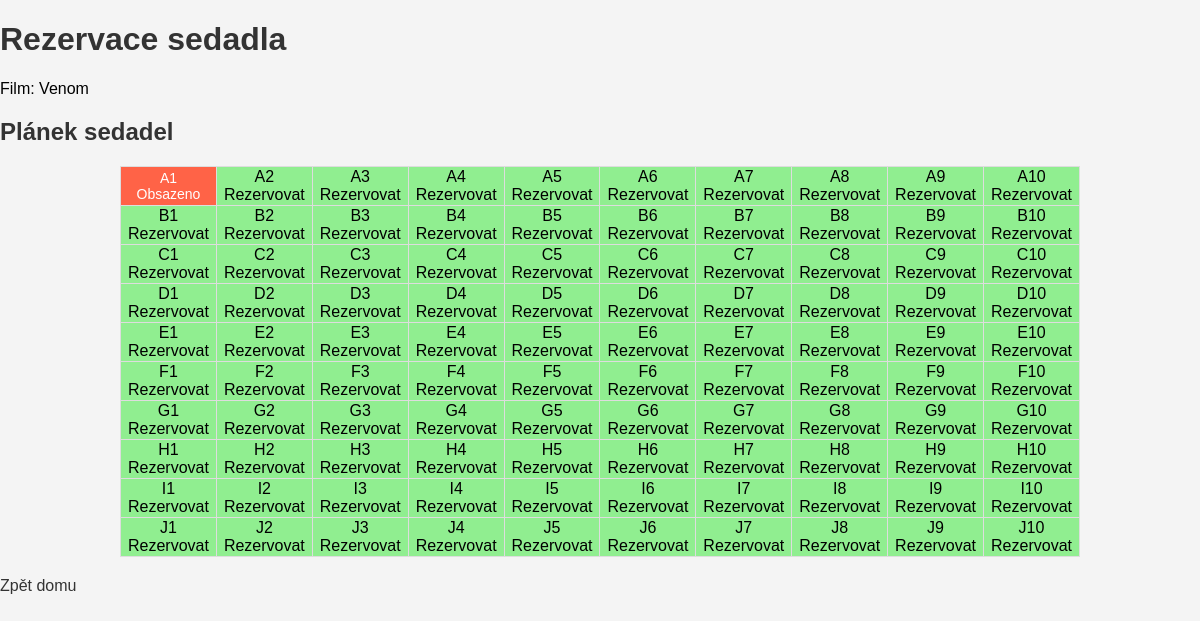
The page /movie/1/seats/ on the database as committed earlier.
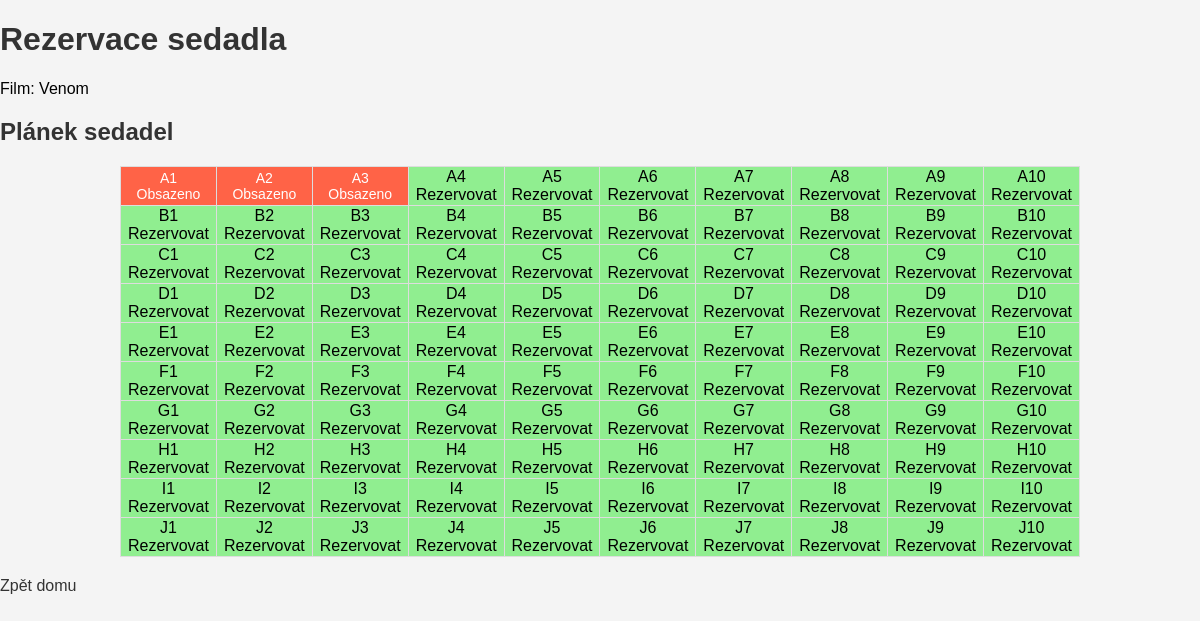
The same page on the database as committed later.
### rezervace/models.py (models this page shows, shortened)
class Seat(models.Model):
    seat_number = models.PositiveIntegerField()
    is_reserved = models.BooleanField(default=False)
    row = models.CharField(max_length=1)
    seat_column = models.IntegerField()
    movie = models.ForeignKey(Movie, on_delete=models.CASCADE, related_name='seats')

### rezervace/views.py (the view)
# urls.py: path('movie/<int:movie_id>/seats/', views.movie_seats, name='movie_seats'),
def movie_seats(request, movie_id):
    movie = get_object_or_404(Movie, id=movie_id)
    seats = movie.seats.all()
    rows = list(ascii_uppercase[:10])  # A až J
    columns = list(range(1, 11))  # 1 až 10
    seat_map = [[None for _ in columns] for _ in rows]
    for seat in seats:
        row_index = rows.index(seat.row)
        column_index = columns.index(seat.seat_column)
        seat_map[row_index][column_index] = seat
    return render(request, 'reservation/movie_seats.html', {
        'movie': movie,
        'seat_map': seat_map,
        'rows': rows,
        'columns': columns
    })

### rezervace/templates/reservation/movie_seats.html (shortened to what this page needs)
<!DOCTYPE html>
<html lang="cs">
<head>
    {% load static %}
    <link rel="stylesheet" href="{% static 'css/seat_plan.css' %}">
</head>
<body>
    <h1>Rezervace sedadla {{ seat.row }}{{ seat.seat_column }}</h1>
    <p>Film: {{ movie.title }}</p>
    <h2>Plánek sedadel</h2>
    <table>
        {% for row_seats in seat_map %}
            <tr>
                {% for seat in row_seats %}
                    <td class="{% if seat and seat.is_reserved %}reserved{% else %}available{% endif %}">
                        {% if seat %}
                            {% if seat.is_reserved %}
                                {{ seat.row }}{{ seat.seat_column }}<br>Obsazeno
                            {% else %}
                                <a href="{% url 'reserve_seat' movie_id=movie.id seat_id=seat.id %}">
                                    {{ seat.row }}{{ seat.seat_column }}<br>Rezervovat
                                </a>
                            {% endif %}
                        {% else %}
                            Prázdné
                        {% endif %}
                    </td>
                {% endfor %}
            </tr>
        {% endfor %}
    </table>
    <a href="{% url 'index' %}">Zpět domu</a>
</body>
</html>

Rows that differ between the two databases and show on the page:
changed Seat (number 2 of 100 on the later page): is_reserved "Rezervovat" → "Obsazeno"
changed Seat (number 3 of 100 on the later page): is_reserved "Rezervovat" → "Obsazeno"
